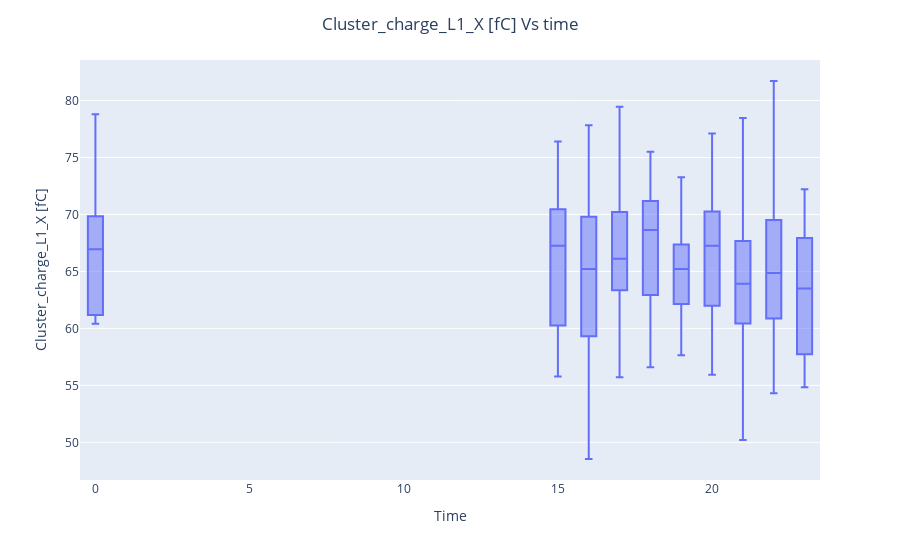
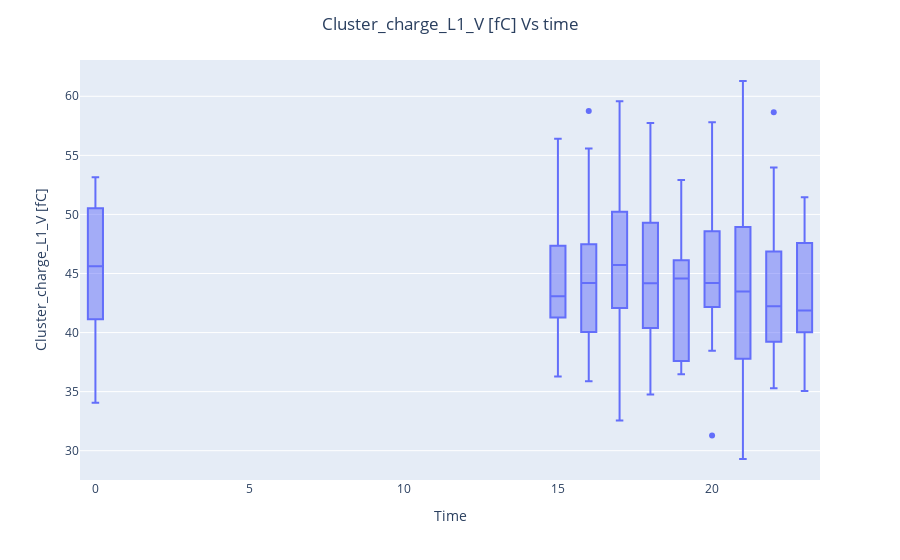
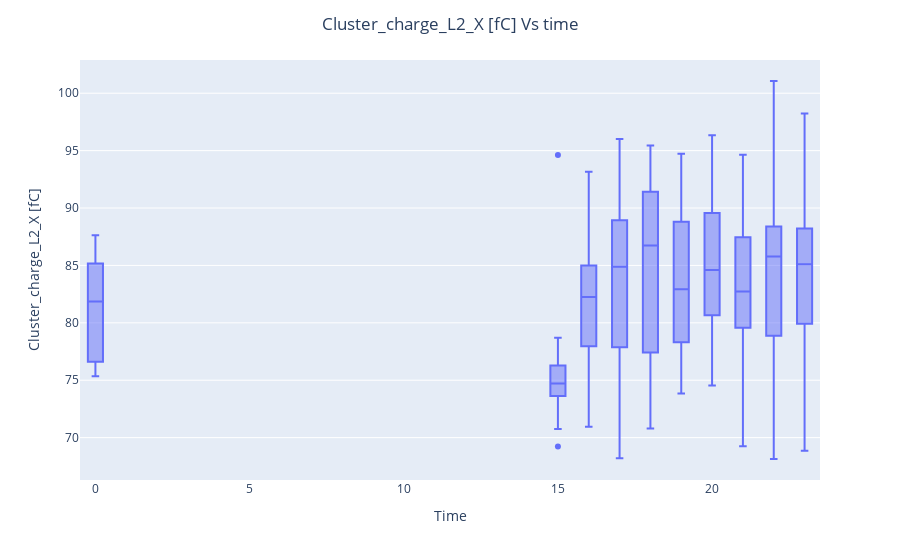
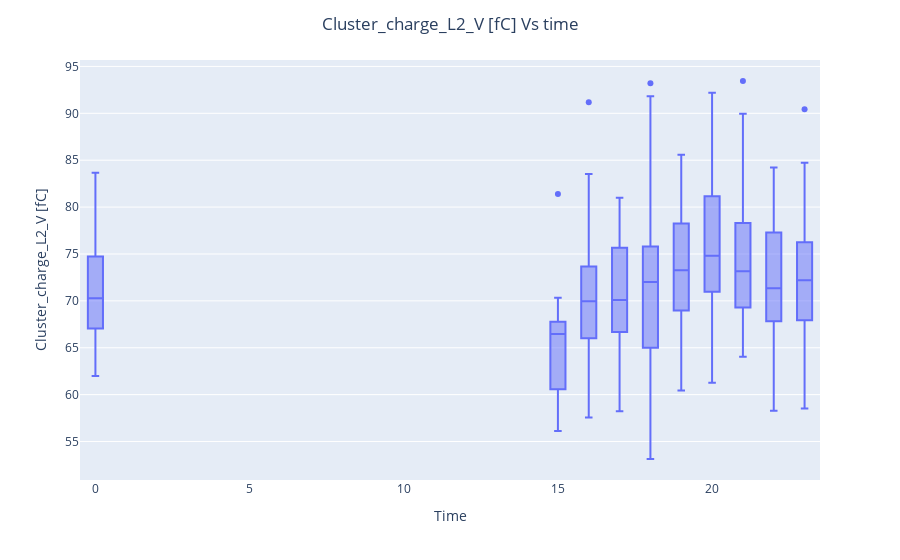

The notebook cell saved with these charts, in order:
### Code cell
plot_parameter_by_hour_lastruns("Cluster_charge_L1_X",415)
plot_parameter_by_hour_lastruns("Cluster_charge_L1_V",415)
plot_parameter_by_hour_lastruns("Cluster_charge_L2_X",415)
plot_parameter_by_hour_lastruns("Cluster_charge_L2_V",415)
plot_parameter_by_hour_lastruns("Cluster_size_L1_X",415)
plot_parameter_by_hour_lastruns("Cluster_size_L1_V",415)
plot_parameter_by_hour_lastruns("Cluster_size_L2_X",415)
plot_parameter_by_hour_lastruns("Cluster_size_L2_V",415)

### Figure 1 — Plotly figure (JSON) as saved in the notebook; plotly's stock layout.template omitted (floating-point values rounded to 4 significant figures; data arrays with more than 128 entries replaced by an {"elided": "..."} marker saying what was removed)
{"data": [{"alignmentgroup": "True", "hovertemplate": "x=%{x}<br>y=%{y}<extra></extra>", "legendgroup": "", "marker": {"color": "#636efa"}, "name": "", "notched": false, "offsetgroup": "", "orientation": "v", "showlegend": false, "type": "box", "x": {"elided": "209 int values"}, "x0": " ", "xaxis": "x", "y": {"elided": "209 float values"}, "y0": " ", "yaxis": "y"}], "layout": {"boxmode": "group", "legend": {"tracegroupgap": 0}, "margin": {"t": 60}, "title": {"text": "Cluster_charge_L1_X [fC] Vs time", "x": 0.5}, "xaxis": {"anchor": "y", "domain": [0, 1], "title": {"text": "Time"}}, "yaxis": {"anchor": "x", "domain": [0, 1], "title": {"text": "Cluster_charge_L1_X [fC]"}}}}

### Figure 2 — Plotly figure (JSON) as saved in the notebook; plotly's stock layout.template omitted (floating-point values rounded to 4 significant figures; data arrays with more than 128 entries replaced by an {"elided": "..."} marker saying what was removed)
{"data": [{"alignmentgroup": "True", "hovertemplate": "x=%{x}<br>y=%{y}<extra></extra>", "legendgroup": "", "marker": {"color": "#636efa"}, "name": "", "notched": false, "offsetgroup": "", "orientation": "v", "showlegend": false, "type": "box", "x": {"elided": "209 int values"}, "x0": " ", "xaxis": "x", "y": {"elided": "209 float values"}, "y0": " ", "yaxis": "y"}], "layout": {"boxmode": "group", "legend": {"tracegroupgap": 0}, "margin": {"t": 60}, "title": {"text": "Cluster_charge_L1_V [fC] Vs time", "x": 0.5}, "xaxis": {"anchor": "y", "domain": [0, 1], "title": {"text": "Time"}}, "yaxis": {"anchor": "x", "domain": [0, 1], "title": {"text": "Cluster_charge_L1_V [fC]"}}}}

### Figure 3 — Plotly figure (JSON) as saved in the notebook; plotly's stock layout.template omitted (floating-point values rounded to 4 significant figures; data arrays with more than 128 entries replaced by an {"elided": "..."} marker saying what was removed)
{"data": [{"alignmentgroup": "True", "hovertemplate": "x=%{x}<br>y=%{y}<extra></extra>", "legendgroup": "", "marker": {"color": "#636efa"}, "name": "", "notched": false, "offsetgroup": "", "orientation": "v", "showlegend": false, "type": "box", "x": {"elided": "209 int values"}, "x0": " ", "xaxis": "x", "y": {"elided": "209 float values"}, "y0": " ", "yaxis": "y"}], "layout": {"boxmode": "group", "legend": {"tracegroupgap": 0}, "margin": {"t": 60}, "title": {"text": "Cluster_charge_L2_X [fC] Vs time", "x": 0.5}, "xaxis": {"anchor": "y", "domain": [0, 1], "title": {"text": "Time"}}, "yaxis": {"anchor": "x", "domain": [0, 1], "title": {"text": "Cluster_charge_L2_X [fC]"}}}}

### Figure 4 — Plotly figure (JSON) as saved in the notebook; plotly's stock layout.template omitted (floating-point values rounded to 4 significant figures; data arrays with more than 128 entries replaced by an {"elided": "..."} marker saying what was removed)
{"data": [{"alignmentgroup": "True", "hovertemplate": "x=%{x}<br>y=%{y}<extra></extra>", "legendgroup": "", "marker": {"color": "#636efa"}, "name": "", "notched": false, "offsetgroup": "", "orientation": "v", "showlegend": false, "type": "box", "x": {"elided": "209 int values"}, "x0": " ", "xaxis": "x", "y": {"elided": "209 float values"}, "y0": " ", "yaxis": "y"}], "layout": {"boxmode": "group", "legend": {"tracegroupgap": 0}, "margin": {"t": 60}, "title": {"text": "Cluster_charge_L2_V [fC] Vs time", "x": 0.5}, "xaxis": {"anchor": "y", "domain": [0, 1], "title": {"text": "Time"}}, "yaxis": {"anchor": "x", "domain": [0, 1], "title": {"text": "Cluster_charge_L2_V [fC]"}}}}
